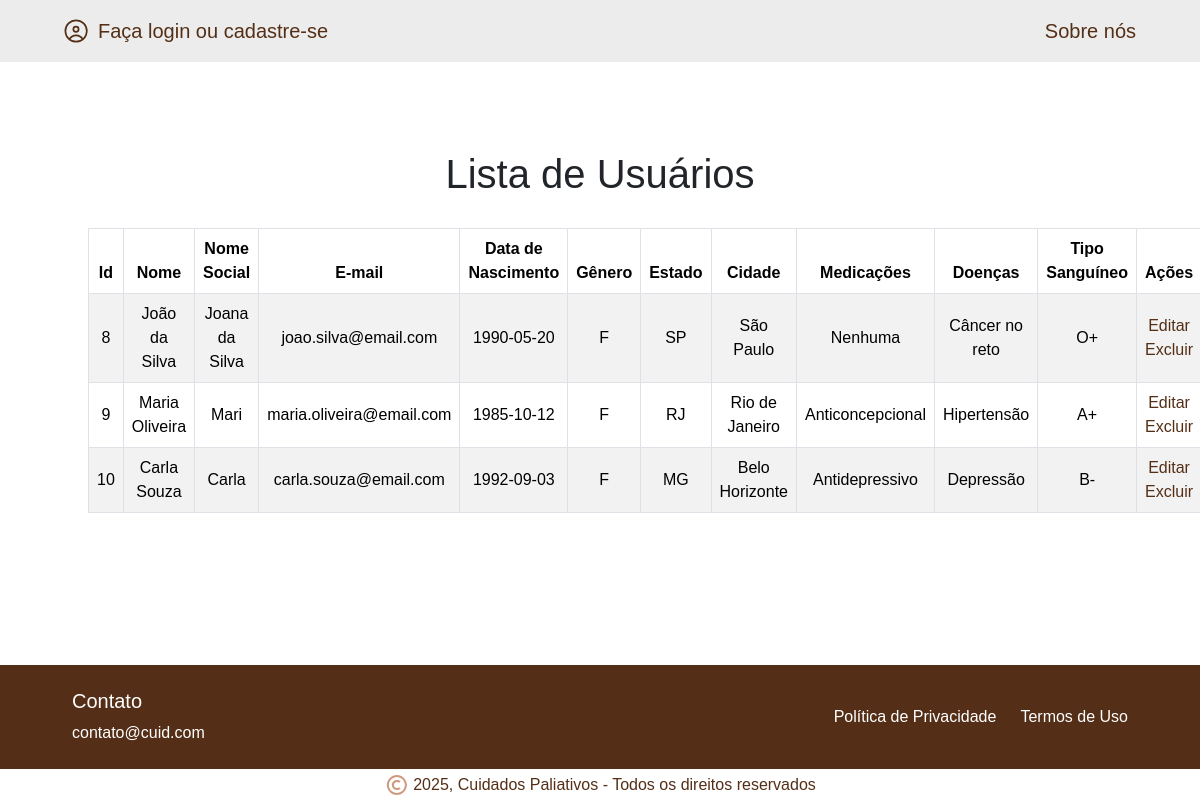
Before: /PHP/view/listagem/listagemUsuarios.php with the older database file.
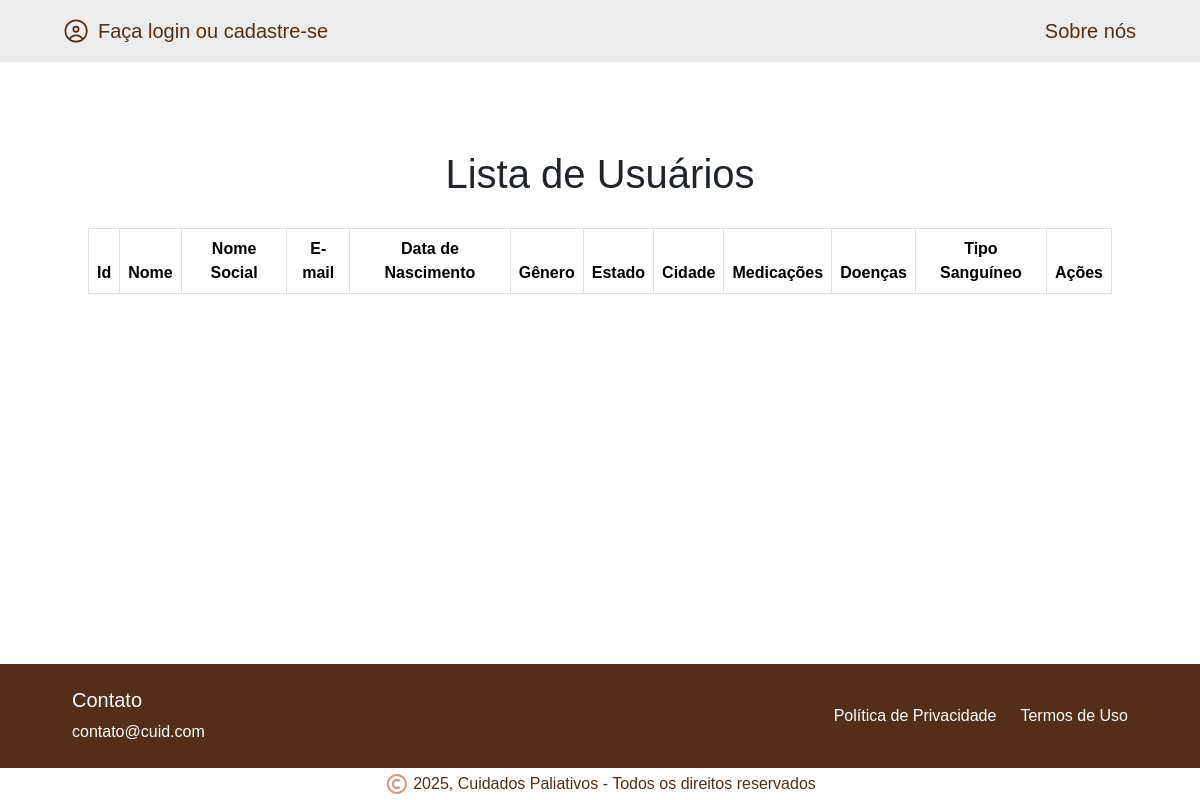
After: the same page with the newer database file.
### tables this page shows
CREATE TABLE `paciente` (
  `id` int(11) NOT NULL AUTO_INCREMENT,
  `nome` varchar(255) NOT NULL,
  `email` varchar(255) NOT NULL,
  `senha` varchar(255) NOT NULL,
  `data_nascimento` date DEFAULT NULL,
  `genero` varchar(100) DEFAULT NULL,
  `estado` varchar(100) DEFAULT 'NULL',
  `nome_social` varchar(255) DEFAULT 'NULL',
  `cidade` varchar(100) DEFAULT 'NULL',
  `medicacao` varchar(1000) DEFAULT 'NULL',
  `doenca` varchar(1000) DEFAULT 'NULL',
  `tipo_sanguineo` varchar(255) DEFAULT 'NULL',
  PRIMARY KEY (`id`)
);

### PHP/dao/ConnectionFactory.php (called while the page is built)
<?php
class ConnectionFactory {
    private static $connection;
    public static function getConnection() {
        if (!isset(self::$connection)) {
            $host = 'localhost';
            $dbName = 'projeto_cuidados_paliativos';
            $user = 'root';
            $pass = '';
            $port = '3306';
            try {
                self::$connection = new PDO("mysql:host=$host;dbname=$dbName;port=$port", $user, $pass);
                self::$connection->setAttribute(PDO::ATTR_ERRMODE, PDO::ERRMODE_EXCEPTION);
            } catch (PDOException $ex) {
                echo("Erro ao conectar no banco de dados. <p>{$ex->getMessage()}</p>");
            }
        }
        return self::$connection;
    }
}
?>

### PHP/dao/PacienteDaoSQL.php (called while the page is built, shortened)
<?php
    require_once 'ConnectionFactory.php';
        class PacienteDaoSql {
            public function read() {
                try {
                    $sql = "SELECT * FROM paciente";
                    $conn = ConnectionFactory::getConnection()->query($sql);
                    $lista = $conn->fetchAll(PDO::FETCH_ASSOC);
                    $pacienteList = array();
                    foreach ($lista as $pac) {
                        $pacienteList[] = $this->listaPaciente($pac);
                    }
                    return $pacienteList;
                } catch (PDOException $ex) {
                    echo "<p>Ocorreu um erro ao executar a consulta: </p> {$ex}";
                }
            }
            public function listaPaciente($row) {
                $paciente = new Paciente();
                $paciente->setId($row['id']);
                $paciente->setNome($row['nome']);
                $paciente->setNomeSocial($row['nome_social']);
                $paciente->setEmail($row['email']);
                $paciente->setSenha($row['senha']);
                $paciente->setDataNascimento($row['data_nascimento']);
                $paciente->setGenero($row['genero']);
                $paciente->setEstado($row['estado']);
                $paciente->setCidade($row['cidade']);
                $paciente->setMedicacao($row['medicacao']);
                $paciente->setDoenca($row['doenca']);
                $paciente->setTipoSanguineo($row['tipo_sanguineo']);
                return $paciente;
            }
    }
?>

### PHP/model/Pessoa.php (called while the page is built, shortened)
<?php
    class Pessoa{
        private $id;
        private $nome;
        private $nome_social;
        private $email;
        private $data_nascimento;
        private $genero;
        public function getId(){
            return $this->id;
        }
        public function setId($id){
            $this->id = $id;
        }
        public function getNome(){
            return $this->nome;
        }
        public function setNome($nome){
            $this->nome = $nome;
        }
        public function getNomeSocial(){
            return $this->nome_social;
        }
        public function setNomeSocial($nome_social){
            $this->nome_social = $nome_social;
        }
        public function getEmail(){
            return $this->email;
        }
        public function setEmail($email){
            $this->email = $email;
        }
        public function getDataNascimento(){
            return $this->data_nascimento;
        }
        public function setDataNascimento($data_nascimento){
            $this->data_nascimento = $data_nascimento;
        }
        public function getGenero(){
            return $this->genero;
        }
        public function setGenero($genero){
            $this->genero = $genero;
        }
    }
?>

### PHP/model/Paciente.php (called while the page is built)
<?php
    require_once 'Pessoa.php';
    class Paciente extends Pessoa{
        private $estado;
        private $cidade;
        private $medicacao;
        private $doenca;
        private $tipo_sanguineo;
        public function setEstado($estado){
            $this->estado = $estado;
        }
        public function getEstado(){
            return $this->estado;
        }
        public function setCidade($cidade){
            $this->cidade = $cidade;
        }
        public function getCidade(){
            return $this->cidade;
        }
        public function setMedicacao($medicacao){
            $this->medicacao = $medicacao;
        }
        public function getMedicacao(){
            return $this->medicacao;
        }
        public function setDoenca($doenca){
            $this->doenca = $doenca;
        }
        public function getDoenca(){
            return $this->doenca;
        }
        public function setTipoSanguineo($tipo_sanguineo){
            $this->tipo_sanguineo = $tipo_sanguineo;
        }
        public function getTipoSanguineo(){
            return $this->tipo_sanguineo;
        }
    }
?>

### PHP/controller/pacienteController.php (the view, shortened to what this page needs)
<?php
    require __DIR__ . '/../dao/ConnectionFactory.php';
    require __DIR__ . '/../model/Pessoa.php';
    require __DIR__ . '/../model/Paciente.php';
    require __DIR__ . '/../dao/PacienteDaoSql.php';
    function listarSQL(){
        $pacienteDao = new PacienteDaoSql();
        $lista = $pacienteDao->read();
        foreach($lista as $pac){
            echo
            "<tr>
                <td> {$pac->getId()} </td>
                <td> {$pac->getNome()}</td>
                <td> {$pac->getNomeSocial()}</td>
                <td> {$pac->getEmail()}</td>
                <td> {$pac->getDataNascimento()}</td>
                <td> {$pac->getGenero()}</td>
                <td> {$pac->getEstado()}</td>
                <td> {$pac->getCidade()}</td>
                <td> {$pac->getMedicacao()}</td>
                <td> {$pac->getDoenca()}</td>
                <td> {$pac->getTipoSanguineo()}</td>
                <td>
                    <a href='../cadastroPaciente/cadastro.php?editar={$pac->getId()}'>Editar</a>
                    <a href='../../controller/pacienteController.php?id={$pac->getId()}'>Excluir</a>
                </td>
            </tr>";
        }
    }
?>

### PHP/view/listagem/listagemUsuarios.php (shortened to what this page needs)
<?php
    require '../../controller/pacienteController.php';
?>
<!DOCTYPE html>
<html lang="pt-br">
<head>
    <link href="https://cdn.jsdelivr.net/npm/bootstrap@5.3.5/dist/css/bootstrap.min.css" rel="stylesheet">
    <link rel="stylesheet" href="listagemUsuario.css">
    <link rel="stylesheet" href="../global.css">
</head>
<body>
    <div class="container-fluid p-0">
        <header><?php require '../header/header.php' ?></header>
        <main class="m-5">
            <h1>Lista de Usuários</h1>
            <table class="table table-striped">
                <thead>
                    <tr>
                        <th>Id</th>
                        <th>Nome</th>
                        <th>Nome Social</th>
                        <th>E-mail</th>
                        <th>Data de Nascimento</th>
                        <th>Gênero</th>
                        <th>Estado</th>
                        <th>Cidade</th>
                        <th>Medicações</th>
                        <th>Doenças</th>
                        <th>Tipo Sanguíneo</th>
                        <th>Ações</th>
                    </tr>
                </thead>
                <tbody>
                    <?php listarSQL(); ?>
                </tbody>
            </table>
        </main>
        <footer><?php require '../footer/footer.php' ?></footer>
    </div>
</body>
</html>

### PHP/view/header/header.php (shortened to what this page needs)
<nav class="p-3 nav-login">
    <ul class="m-0 px-5 d-flex justify-content-between align-items-center">
        <li class="perfil-info">
            <img src="../img/perfil.svg" alt="Imagem de perfil">
            <?php
                if (isset($_SESSION['paciente'])) {
                    echo '<span>
                            <a href="../perfil/perfil.php">' . htmlspecialchars($_SESSION['paciente']['nome']) . '</a>
                            <a href="../logout/logout.php" class="btn btn-sair">Sair</a>
                        </span>';
                } elseif (isset($_SESSION['admin'])) {
                    echo '<span>
                            <a href="../perfil/perfilAdministrador.php">' . htmlspecialchars($_SESSION['admin']['nome']) . '</a>
                            <a href="../logout/logout.php" class="btn btn-sair">Sair</a>
                        </span>';
                } else {
                    echo '<span>
                            <a href="../login/login.php">Faça login</a>
                            <a href="../cadastroPaciente/cadastro.php">ou cadastre-se</a>
                        </span>';
                }
            ?>
        </li>
        <li>
            <a href="../homePage/index.php">Sobre nós</a>
        </li>
    </ul>
</nav>

### PHP/view/footer/footer.php (shortened to what this page needs)
<div class="container-footer mt-5">
    <div class="nav-footer d-flex justify-content-between p-4">
        <nav class="px-5 text-white w-100 d-flex justify-content-between">
            <div>
                <h5>Contato</h5>
                <a href="mailto:contato@cuid.com" class="nav-link">contato@cuid.com</a>
            </div>
            <div class="d-flex align-items-center gap-4">
                <a href="" class="nav-link">Política de Privacidade</a>
                <a href="" class="nav-link">Termos de Uso</a>
            </div>
        </nav>
    </div>
    <div class="d-flex justify-content-center align-items-center gap-1 m-1">
        <img src="../img/copyright.svg" alt="Símbolo de Copyright">
        <p class="m-0">2025, Cuidados Paliativos - Todos os direitos reservados</p>
    </div>
</div>

### PHP/view/listagem/listagemUsuario.css (style rules this page uses)
* { margin: 0; padding: 0; box-sizing: border-box; }
html, body { font-family: "Lexend Giga", sans-serif; }
body { display: flex; flex-direction: column; min-height: 100vh; }
.container-fluid { flex: 1; display: flex; flex-direction: column; }
main { flex: 1; padding: 40px; }
main h1 { text-align: center; margin-bottom: 30px; }
table { width: 100%; border-collapse: collapse; text-align: center; }
thead th { background-color: #f8f9fa; font-weight: bold; padding: 12px; border: 1px solid #dee2e6; }
tbody td { padding: 10px; border: 1px solid #dee2e6; vertical-align: middle; }

### PHP/view/global.css (style rules this page uses)
html, body { height: 100%; margin: 0; font-family: "Lexend Giga", sans-serif; }
.container-fluid { flex: 1; display: flex; flex-direction: column; }
main { flex: 1; }

### PHP/view/header/header.php (style rules this page uses)
.nav-login { font-family: "Lexend Giga", sans-serif; font-size: 20px; background-color: rgba(217, 217, 217, 0.5); }
a { text-decoration: none; color: #542F16; }
ul { list-style: none; }
.perfil-info { display: flex; align-items: center; }
.perfil-info img { width: 24px; border-radius: 50%; margin-right: 10px; }

### PHP/view/footer/footer.php (style rules this page uses)
body { display: flex; flex-direction: column; min-height: 100vh; margin: 0; }
main { flex: 1; }
.container-footer { font-family: "Lexend Giga", sans-serif; font-size: 16px; color: #542e16; }
.nav-footer { background-color: #542e16; color: #FFF; }

Changed rows visible on the page:
removed paciente: id "8", nome "João da Silva", nome_social "Joana da Silva", email "joao.silva@email.com", data_nascimento "1990-05-20", genero "F", estado "SP", cidade "São Paulo", medicacao "Nenhuma", doenca "Câncer no reto", tipo_sanguineo "O+"
removed paciente: id "9", nome "Maria Oliveira", nome_social "Mari", email "maria.oliveira@email.com", data_nascimento "1985-10-12", genero "F", estado "RJ", cidade "Rio de Janeiro", medicacao "Anticoncepcional", doenca "Hipertensão", tipo_sanguineo "A+"
removed paciente: id "10", nome "Carla Souza", nome_social "Carla", email "carla.souza@email.com", data_nascimento "1992-09-03", genero "F", estado "MG", cidade "Belo Horizonte", medicacao "Antidepressivo", doenca "Depressão", tipo_sanguineo "B-"
